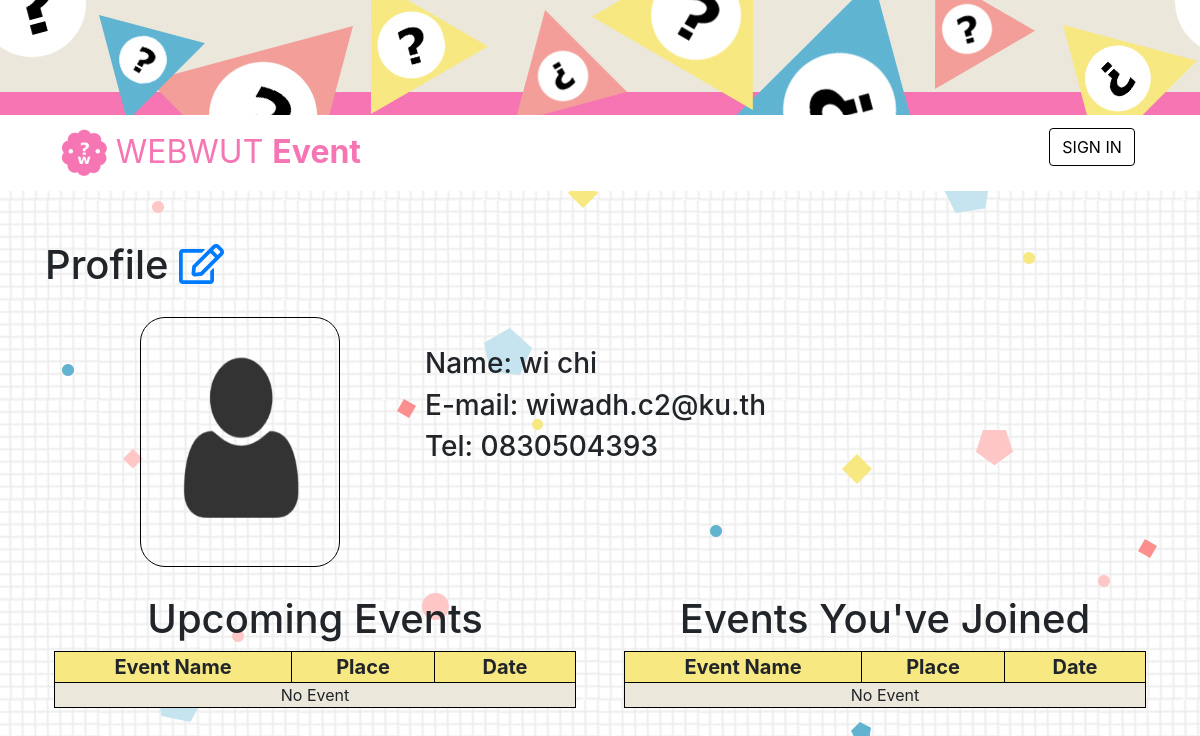
The page /profile.php?user=ice2 on the database its author committed.
### tables this page shows
CREATE TABLE `personal_info` (
  `userID` int(11) NOT NULL,
  `displayName` text NOT NULL,
  `firstName` varchar(255) NOT NULL,
  `lastName` varchar(255) NOT NULL,
  `age` int(11) NOT NULL,
  `gender` varchar(6) NOT NULL,
  `email` varchar(320) NOT NULL,
  `phoneNo` char(10) DEFAULT NULL,
  `image` text NOT NULL
);

### profile.php (the view, shortened to what this page needs)
<?php
    include 'header.php';
    $ISOWNER = TRUE;
    if ($LOGGEDIN) {
        $ROLE = $_SESSION['ROLE'];
        $UID = $_SESSION['ID'];
        if (array_key_exists('user', $_GET)) {
            $USER = $_GET['user'];
        } else {
            if ($ROLE == 'OR') {
                header('location:index.php');
            }
            if ($ROLE == 'AD') {
                header('location:index.php');
            }
        }
    } else {
        $USER = $_GET['user'];
    }
    include 'services/connectDB.php';
    if (isset($conn)) {
        if (isset($USER)) {
            $sql = "SELECT * FROM personal_info WHERE displayName=?";
        } else {
            $sql = "SELECT * FROM personal_info WHERE userID=?";
            $USER = $UID;
        }
        $statement = $conn->prepare($sql);
        $statement->execute([$USER]);
        $info = $statement->fetch(PDO::FETCH_OBJ);
    }
?>
<!DOCTYPE html>
<html lang="en">
<head>
    <link rel="stylesheet" href="https://maxcdn.bootstrapcdn.com/bootstrap/4.0.0/css/bootstrap.min.css">
    <link rel="stylesheet" href="css/profile.css">
</head>
<body>
    <div class="container content padding-top">
        <div class="row">
            <div class="col-12"><h1>Profile <?php echo $ISOWNER ? '<a href="profile-edit.php"><i class="far fa-edit"></i></a>' : ''; ?></h1>
        <div class="row">
            <div class="col-md-4 col-12">
                <figure>
                    <?php
                    echo $ISOWNER ? '<form action="services/updateProfile.php" method="post" enctype="multipart/form-data">
                        <label for="image">' : '';
                    echo '<img id="shownImage" src="assets/users/'.($info->image ? $info->image : "nopic.png").'" style="border-radius: 25px; padding: 10px;" width="200" height="250">';
                    echo $ISOWNER ? '<img src="assets/image/clickme.png" id="clickme">
                            <figcaption>
                                <input type="file" name="image" id="image" accept="image/*" hidden onchange="form.submit();">
                            </figcaption>
                        </label>
                    </form>' : '';
                    ?>
                </figure>
            </div>
            <div class="col-md-8 col-12">
                <div class="row padding-top">
                    <div class="col-12"><h3>Name: <?php echo $info->firstName." ".$info->lastName; ?></h3></div>
                </div>
                <div class="row">
                    <div class="col-12"><h3>E-mail: <?php echo $info->email; ?></h3></div>
                </div>
                <div class="row">
                    <div class="col-12"><h3>Tel: <?php echo $info->phoneNo; ?></h3></div>
                </div>
            </div>
        </div>
        <div class="row" id="attended-event">
            <div class="col-lg-6 col-md-12" id="upcoming-events">
                <div class="row"><div class="col-12 text-centered"><h1>Upcoming Events</h1></div></div>
                <div class="row table-header row-with-centered-col">
                    <div class="col-5 text-centered">Event Name</div>
                    <div class="col-3 text-centered">Place</div>
                    <div class="col-3 text-centered">Date</div>
                </div>
                <no-event class="row table-row row-with-centered-col">
                    <div class="col-11 text-centered">No Event</div>
                </no-event>
            </div>
            <div class="col-lg-6 col-md-12" id="past-events">
                <div class="row"><div class="col-12 text-centered"><h1>Events You've Joined</h1></div></div>
                <div class="row table-header row-with-centered-col">
                    <div class="col-5 text-centered">Event Name</div>
                    <div class="col-3 text-centered">Place</div>
                    <div class="col-3 text-centered">Date</div>
                </div>
                <no-event class="row table-row row-with-centered-col">
                    <div class="col-11 text-centered">No Event</div>
                </no-event>
            </div>
        </div>
</body>
</html>

### css/header.css (style rules this page uses)
body { background-image: url("../assets/image/background.jpg"); background-attachment: fixed; }

### css/profile.css (style rules this page uses)
body { background-color: antiquewhite; }
.content { margin-bottom: 25px; padding-bottom: 25px; }
.padding-top { padding-top: 50px; }
.text-centered { text-align: center; }
figure { position: relative; display: block; width: 100%; margin: 20px; text-align: center; }
figure img#shownImage { vertical-align: top; border: 1px solid black; }
.table-header { font-size: 20px; font-weight: bold; }
.table-header > * { background-color: #f7e881; border: 1px solid black; border-right: 0px; }
.table-header > *:last-child { border-right: 1px solid black; }
.table-row > * { background-color: #ebe7da; border: 1px solid black; border-top: 0px; border-right: 0px; }
.table-row > *:last-child { border-right: 1px solid black; }
.row-with-centered-col > * { float: none; }
.row-with-centered-col > *:first-child { margin-left: auto; }
.row-with-centered-col > *:last-child { margin-right: auto; }
no-event { display: block; }

### rows shown on the page
personal_info: firstName "wi", lastName "chi", email "wiwadh.c2@ku.th", phoneNo "0830504393"
